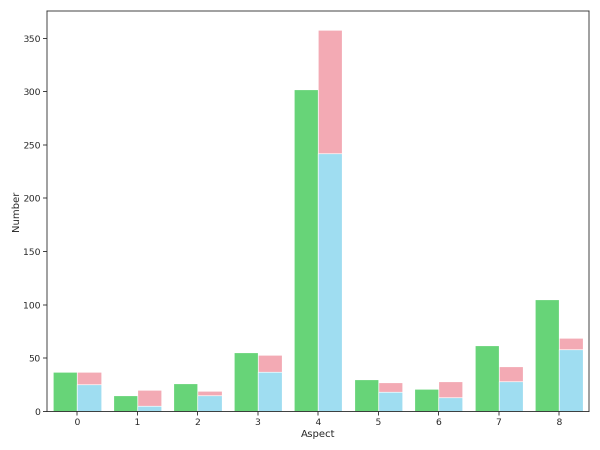
#> input picture HDAE/HDAE/Results/BAGS_AND_CASES/plot_fig3.png, 1200 x 900 px (shown at 1/2 size); its folder holds 5 pictures in this run
$ jupyter execute run_bags.ipynb   (shell and % lines are left out)
#> lines starting #> are read from the running program, lines starting #| are printed output that depends on the picture
### HDAE/HDAE/config.py
def get_hparams(dataset):
    print('dataset = ', dataset)
    if dataset == "REST_EN":
        hparams = {
            "SEEDS": "restaurant.english",
            "st_num_aspect": 12,
            "general_asp": 0,
            "aspects": 30,
            "lr": 0.005,
            "dis_mu": 2,
            "hyper_beta": 0.02,
            "gb_temp": 1e-08,
            "w2v_ratio": 0.08,
            "mt_ratio": 100,
            "dis_1": 15.0,
            "dis_2": 20.0,
            "dis_3": 50.0,
            "aspect_tsne_bt": 20
        }
    elif dataset == "REST_SP":
        hparams = {
            "SEEDS": "restaurant.spanish",
            "st_num_aspect": 12,
            "general_asp": 0,
            "aspects": 30,

            "lr": 0.005,
            "dis_mu": 2,
            "hyper_beta": 0.02,
            "gb_temp": 1e-08,
            "w2v_ratio": 0.08,
            "mt_ratio": 100,
            "dis_1": 15.0,
            "dis_2": 20.0,
            "dis_3": 50.0,
            "aspect_tsne_bt": 20
        }
    elif dataset == "REST_FR":
        hparams = {
            "SEEDS": "restaurant.french",
            "st_num_aspect": 12,
            "general_asp": 0,
            "aspects": 30,
            "lr": 0.005,
            "dis_mu": 2,
            "hyper_beta": 0.02,
            "gb_temp": 1e-08,
            "w2v_ratio": 0.08,
            "mt_ratio": 100,
            "dis_1": 15.0,
            "dis_2": 20.0,
            "dis_3": 50.0,
            "aspect_tsne_bt": 20
        }
    elif dataset == "REST_RU":
        hparams = {
            "SEEDS": "restaurant.russian",
            "st_num_aspect": 12,
            "general_asp": 0,
            "aspects": 30,

            "lr": 0.005,
            "dis_mu": 2,
            "hyper_beta": 0.02,
            "gb_temp": 1e-08,
            "w2v_ratio": 0.08,
            "mt_ratio": 100,
            "dis_1": 15.0,
            "dis_2": 20.0,
            "dis_3": 50.0,
            "aspect_tsne_bt": 20
        }
    elif dataset == "REST_DU":
        hparams = {
            "SEEDS": "restaurant.dutch",
            "st_num_aspect": 12,
            "general_asp": 0,
            "aspects": 30,

            "lr": 0.005,
            "dis_mu": 2,
            "hyper_beta": 0.02,
            "gb_temp": 1e-08,
            "w2v_ratio": 0.08,
            "mt_ratio": 100,
            "dis_1": 15.0,
            "dis_2": 20.0,
            "dis_3": 50.0,
            "aspect_tsne_bt": 20
        }
    elif dataset == "REST_TU":
        hparams = {
            "SEEDS": "restaurant.turkish",
            "st_num_aspect": 12,
            "general_asp": 0,
            "aspects": 30,

            "lr": 0.005,
            "dis_mu": 2,
            "hyper_beta": 0.02,
            "gb_temp": 1e-08,
            "w2v_ratio": 0.08,
            "mt_ratio": 0.12,
            "dis_1": 15.0,
            "dis_2": 20.0,
            "dis_3": 50.0,
            "aspect_tsne_bt": 20
        }
    elif dataset == "BOOTS":
        hparams = {
            "SEEDS": "boots",
            "st_num_aspect": 9,
            "general_asp": 5,
            "aspects": 30,

            "lr": 0.00000035,
            "dis_mu": 4,
            "hyper_beta": 0.02,
            "gb_temp": 1e-04,
            "w2v_ratio": 0.1,
            "mt_ratio": 5,
            "dis_1": 16.0,
            "dis_2": 16.0,
            "dis_3": 8.0,
            "aspect_tsne_bt": 20
        }
    elif dataset == "BAGS_AND_CASES":
        hparams = {
            "SEEDS": "bags_and_cases",
            "st_num_aspect": 9,
            "general_asp": 4,
            "aspects": 30,

            "lr": 0.00000035,
            "dis_mu": 4,
            "hyper_beta": 0.02,
            "gb_temp": 1e-03,
            "w2v_ratio": 0.1,
            "mt_ratio": 5,
            "dis_1": 2.0,
            "dis_2": 168.0,
            "dis_3": 168.0,
            "aspect_tsne_bt": 20
        }
    elif dataset == "TV":
        hparams = {
            "SEEDS": "tv",
            "st_num_aspect": 9,
            "general_asp": 5,
            "aspects": 30,

            "lr": 0.00000035,
            "dis_mu": 4,
            "hyper_beta": 0.02,
            "gb_temp": 1e-05,
            "w2v_ratio": 0.1,
            "mt_ratio": 1000,
            "dis_1": 16.0,
            "dis_2": 40.0,
            "dis_3": 64.0,
            "aspect_tsne_bt": 20
        }
    elif dataset == "KEYBOARDS":
        hparams = {
            "SEEDS": "keyboards",
            "st_num_aspect": 9,
            "general_asp": 7,
            "aspects": 30,

            "lr": 0.00000015,
            "dis_mu": 4,
            "hyper_beta": 0.02,
            "gb_temp": 1e-05,
            "w2v_ratio": 0.1,
            "mt_ratio": 3000,
            "dis_1": 128.0,
            "dis_2": 32.0,
            "dis_3": 64.0,
            "aspect_tsne_bt": 20
        }
    elif dataset == "VACUUMS":
        hparams = {
            "SEEDS": "vacuums",
            "st_num_aspect": 9,
            "general_asp": 5,
            "aspects": 30,
            "lr": 0.00000015,
            "dis_mu": 4,
            "hyper_beta": 0.02,
            "gb_temp": 1e-06,
            "w2v_ratio": 0.1,
            "mt_ratio": 4000,
            "dis_1": 128.0,
            "dis_2": 4.0,
            "dis_3": 64.0,
            "aspect_tsne_bt": 20
        }
    elif dataset == "BLUETOOTH":
        hparams = {
            "SEEDS": "bluetooth",
            "st_num_aspect": 9,
            "general_asp": 6,
            "aspects": 30,
            "lr": 0.00000035,
            "dis_mu": 4,
            "hyper_beta": 0.02,
            "gb_temp": 1e-02,
            "w2v_ratio": 0.1,
            "mt_ratio": 2,
            "dis_1": 16.0,
            "dis_2": 168.0,
            "dis_3": 16.0,
            "aspect_tsne_bt": 20
        }
    else:
        raise NameError(f"\'{dataset}\' is not a valid dataset.")

    return hparams

### HDAE/HDAE/run_bags.ipynb
# Running HDAE for OPOSUM and Restaurant Review Dataset

After running the following code, all the information of evaluation for each epoch will be store in `Results` folder, including `F1 score`, `bar plot`, and `TSNE plot` shown in our paper.

[cell 1]
""" Global Setting """
import os
from config import get_hparams

os.environ["CUDA_VISIBLE_DEVICES"]="1"

# BOOTS, BAGS_AND_CASES, TV, KEYBOARDS, VACUUMS, BLUETOOTH
# "REST_" + "EN" | "SP" | "FR" | "RU" | "DU" | "TU"
DATASET = "BAGS_AND_CASES"
locals().update(get_hparams(DATASET))

sumout = f"./Results/{DATASET}/"
aspect_seeds = f"./data/seedwords/{SEEDS}.{aspects}-weights.txt"
aspect_init_file = f"./data/seedwords/{SEEDS}.{aspects}.txt"
train_type = "rec_mt_neva_tsne"
student_type = "hyper_rec_dis_10_gbl_tsne"

command = f"python3 ./main.py --sumout {sumout} \
                              --aspect_seeds {aspect_seeds} \
                              --aspect_init_file {aspect_init_file} \
                              --general_asp {general_asp} \
                              --dataset {DATASET} \
                              --train_type {train_type} --student_type {student_type} \
                              --lr {lr} \
                              --dis_mu {dis_mu} \
                              --hyper_beta {hyper_beta} \
                              --gb_temp {gb_temp} \
                              --w2v_ratio {w2v_ratio} \
                              --st_num_aspect {st_num_aspect} \
                              --mt_ratio {mt_ratio} \
                              --dis_1 {dis_1} --dis_2 {dis_2} --dis_3 {dis_3} \
                              --aspect_tsne_bt {aspect_tsne_bt}"

[cell 2]
""" Running HDAE """
print("Running Command:")
print(' '.join(command.split()))

[cell 3]
""" Show Results """
from PIL import Image

best_epoch = 3 # manually select

display(Image.open(f"{sumout}plot_fig{best_epoch}.png").resize((800, 600)))
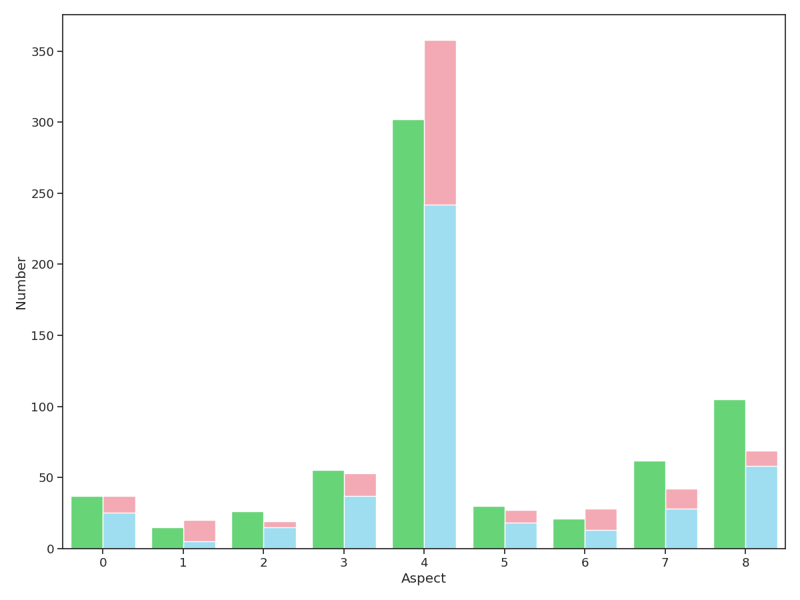
#> shown: PIL image 800x600 RGBA; mean R, G, B, A 240.1, 247.6, 243.2, 255
display(Image.open(f"{sumout}TSNE_type_fig{best_epoch}.png").resize((800, 600)))
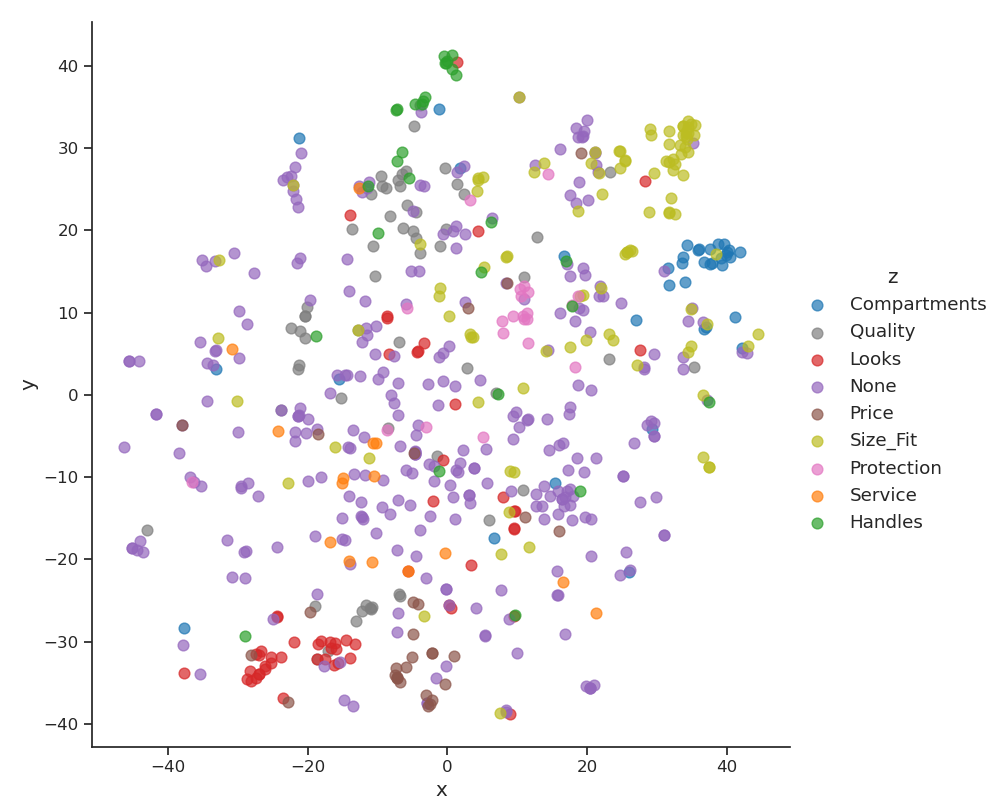
#> input picture HDAE/HDAE/Results/BAGS_AND_CASES/TSNE_type_fig3.png, 1002 x 800 px
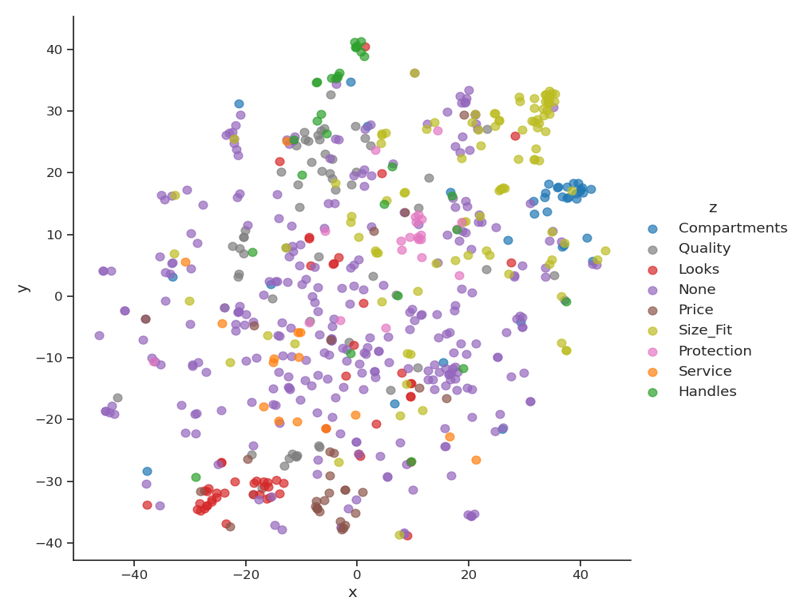
#> shown: PIL image 800x600 RGBA; mean R, G, B, A 247.4, 245.5, 246.1, 255
